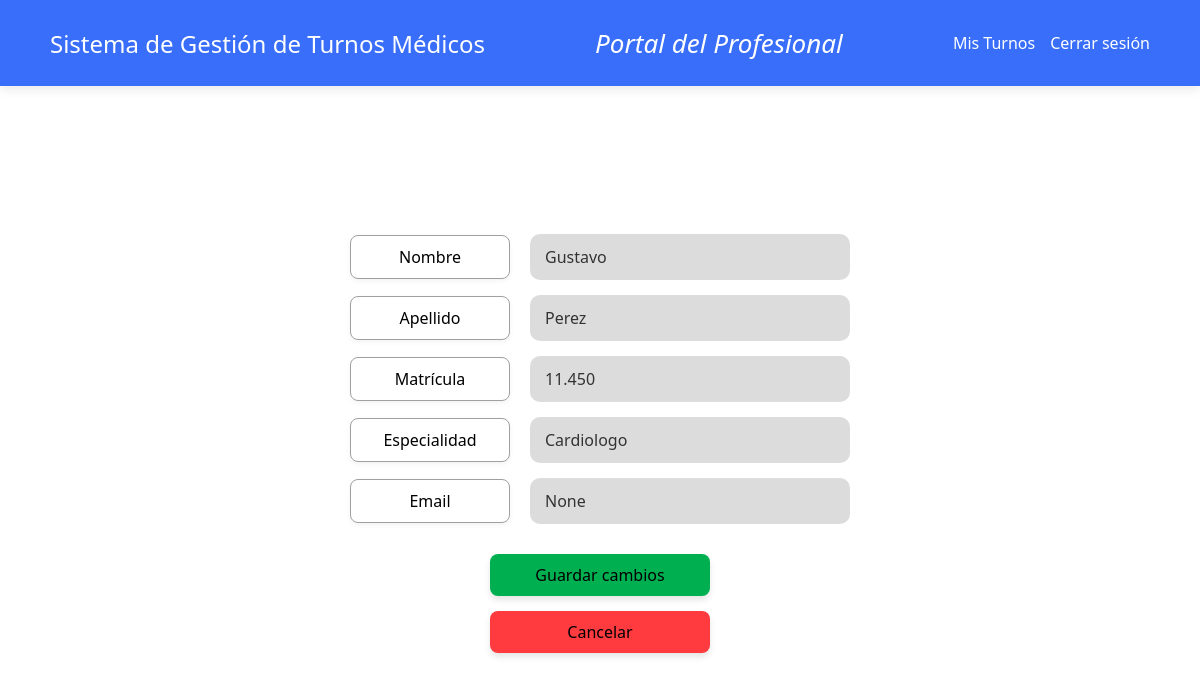
The app's page /editar-profesional/ (signed in) with its own data.
### turnos/models.py (models this page shows, shortened)
class Profesional(models.Model):
    nombre = models.CharField(max_length=100)
    apellido = models.CharField(max_length=100)
    matricula = models.CharField(max_length=50, unique=True)
    especialidad = models.CharField(max_length=100)
    email = models.EmailField(unique=True, null=True, blank=True)
    contrasena = models.CharField(max_length=255) # Para guardar la clave encriptada

### turnos/views.py (the view, shortened to what this page needs)
# urls.py: path('editar-profesional/', views.editar_profesional, name='editar_profesional'),
def editar_profesional(request):
    profesional_id = request.session.get('profesional_id')
    if not profesional_id:
        return redirect('ingreso_profesional')
    profesional = Profesional.objects.get(id=profesional_id)
    return render(request, 'turnos/editar_profesional.html', {'profesional': profesional})

### turnos/templates/turnos/editar_profesional.html (shortened to what this page needs)
<!DOCTYPE html>
<html lang="es">
<head>
</head>
<body>
    <header>
        <div class="logo-titulo">Sistema de Gestión de Turnos Médicos</div>
        <div class="subtitulo-portal">Portal del Profesional</div>
        <div style="display: flex; gap: 15px;">
            <a href="{% url 'lista_turnos_profesional' %}" style="color: white; text-decoration: none; font-size: 16px;">Mis Turnos</a>
            <a href="{% url 'cerrar_sesion' %}" style="color: white; text-decoration: none; font-size: 16px;">Cerrar sesión</a>
        </div>
    </header>
    <div class="contenedor-formulario">
        <form action="{% url 'editar_profesional' %}" method="POST">
            <div class="fila-campo">
                <div class="etiqueta-caja">Nombre</div>
                <input type="text" name="nombre" value="{{ profesional.nombre }}" class="caja-entrada" required>
            </div>
            <div class="fila-campo">
                <div class="etiqueta-caja">Apellido</div>
                <input type="text" name="apellido" value="{{ profesional.apellido }}" class="caja-entrada" required>
            </div>
            <div class="fila-campo">
                <div class="etiqueta-caja">Matrícula</div>
                <input type="text" value="{{ profesional.matricula }}" class="caja-entrada" disabled>
            </div>
            <div class="fila-campo">
                <div class="etiqueta-caja">Especialidad</div>
                <input type="text" name="especialidad" value="{{ profesional.especialidad }}" class="caja-entrada" required>
            </div>
            <div class="fila-campo">
                <div class="etiqueta-caja">Email</div>
                <input type="email" name="email" value="{{ profesional.email }}" class="caja-entrada" required>
            </div>
            <button type="submit" class="btn-accion btn-guardar">Guardar cambios</button>
            <a href="{% url 'lista_turnos_profesional' %}" class="btn-accion btn-cancelar">Cancelar</a>
        </form>
    </div>
</body>
</html>

### turnos/templates/turnos/editar_profesional.html (style rules this page uses)
* { margin: 0; padding: 0; box-sizing: border-box; font-family: 'Segoe UI', Tahoma, Geneva, Verdana, sans-serif; }
body { background-color: #FFFFFF; height: 100vh; display: flex; flex-direction: column; overflow-x: hidden; }
header { background-color: #386EF9; width: 100%; padding: 25px 50px; display: flex; justify-content: space-between; align-items: center; box-shadow: 0 4px 10px rgba(0, 0, 0, 0.08); }
.logo-titulo { font-size: 24px; font-weight: 500; color: #FFFFFF; }
.subtitulo-portal { font-size: 26px; font-style: italic; font-weight: 500; color: #FFFFFF; }
.contenedor-formulario { flex: 1; display: flex; flex-direction: column; justify-content: center; align-items: center; padding: 40px 0; }
form { display: flex; flex-direction: column; align-items: center; gap: 15px; width: 100%; max-width: 500px; }
.fila-campo { display: flex; align-items: center; width: 100%; gap: 20px; }
.etiqueta-caja { background-color: #FFFFFF; border: 1px solid #A0A0A0; color: #000000; padding: 10px 15px; border-radius: 8px; font-size: 16px; width: 160px; text-align: center; box-shadow: 0 2px 5px rgba(0,0,0,0.05); }
.caja-entrada { background-color: #DCDCDC; border: none; padding: 12px 15px; border-radius: 10px; font-size: 16px; flex: 1; outline: none; color: #333333; }
.btn-accion { border: none; font-size: 16px; font-weight: 500; padding: 10px 0; border-radius: 8px; width: 220px; cursor: pointer; text-align: center; text-decoration: none; color: #000000; box-shadow: 0 4px 6px rgba(0,0,0,0.1); transition: transform 0.1s ease, filter 0.2s ease; }
.btn-guardar { background-color: #00B050; margin-top: 15px; }
.btn-cancelar { background-color: #FF3B3F; }

### records on screen
Profesional: nombre "Gustavo", apellido "Perez", matricula "11.450", especialidad "Cardiologo", email "None"
